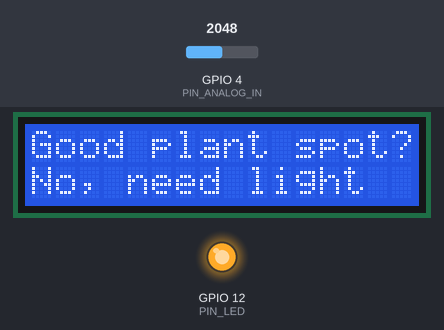
Bench run of a sketch on a simulated ESP32. Shown: 16×2 character LCD, output pins drawn as LEDs (lit = HIGH). Inputs (shaded band) come from the test bench; at power-on: GPIO 4 (PIN_ANALOG_IN) = 2048.

Above: at 1.2 s.
1.3 s: GPIO 4 (PIN_ANALOG_IN) set to 1228
At 2.3 s:
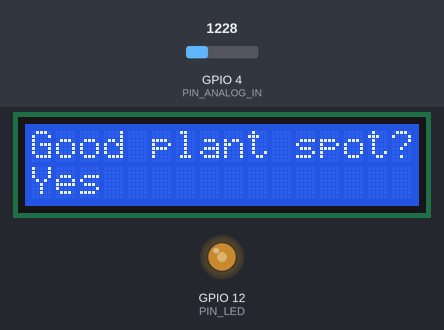
2.8 s: GPIO 4 (PIN_ANALOG_IN) set to 2047
At 3.4 s:
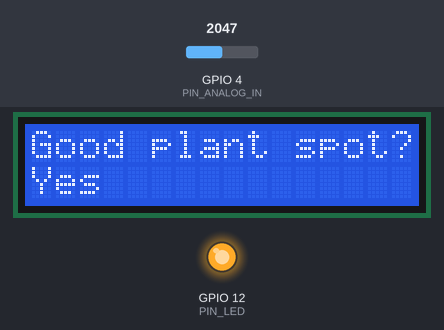
4.3 s: GPIO 4 (PIN_ANALOG_IN) set to 332
At 4.6 s:
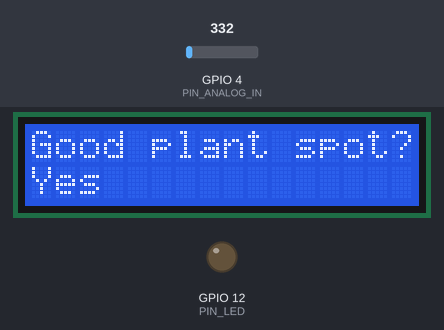
5.8 s: GPIO 4 (PIN_ANALOG_IN) set to 412
At 6.9 s:
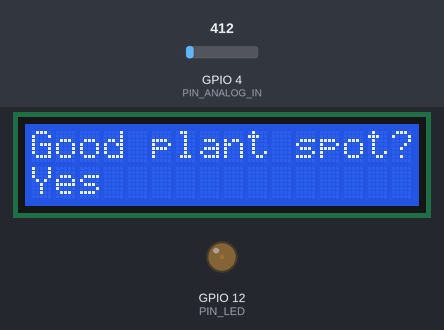
7.3 s: GPIO 4 (PIN_ANALOG_IN) set to 0
At 8.1 s:
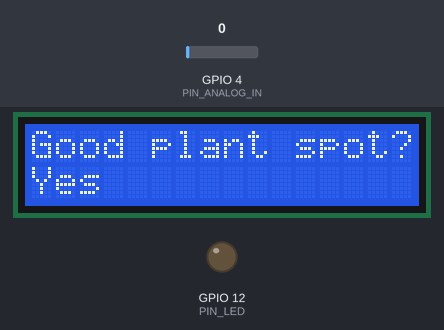
Timing chart, 0 to 9.8 s (numbered marks = the images above; inputs shaded):
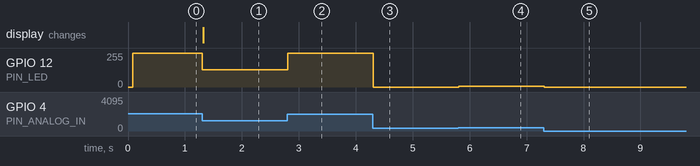

Measured:
- after the input at 1.3 s, GPIO 12 (PIN_LED): 255/255 → 130/255 at once; the display: changes at once (image 1)
- after the input at 2.8 s, GPIO 12 (PIN_LED): 130/255 → 255/255 at once
- after the input at 4.3 s, GPIO 12 (PIN_LED): 255/255 → 0/255 at once
- after the input at 5.8 s, GPIO 12 (PIN_LED): 0/255 → 6/255 at once
- after the input at 7.3 s, GPIO 12 (PIN_LED): 6/255 → 0/255 at once

The sketch:

PlantSpotLightDetector.ino
```cpp
#include <LiquidCrystal_I2C.h>
#include <Wire.h>

#define SDA 13                    //Define SDA pins
#define SCL 14                    //Define SCL pins
#define PIN_ANALOG_IN   4
#define PIN_LED         12
#define CHAN            0
#define LIGHT_MIN       372
#define LIGHT_MAX       2048

/*
 * note:If lcd1602 uses PCF8574T, IIC's address is 0x27,
 *      or lcd1602 uses PCF8574AT, IIC's address is 0x3F.
*/
LiquidCrystal_I2C lcd(0x27,16,2);
void setup() {
  Wire.begin(SDA, SCL);           // attach the IIC pin
  lcd.init();                     // LCD driver initialization
  lcd.backlight();                // Open the backlight
  lcd.setCursor(0,0);             // Move the cursor to row 0, column 0
  lcd.print("Good plant spot?");     // The print content is displayed on the LCD
  ledcSetup(CHAN, 1000, 12);
  ledcAttachPin(PIN_LED, CHAN);
}

void loop() {
  int adcVal = analogRead(PIN_ANALOG_IN); //read adc
  int pwmVal = map(constrain(adcVal, LIGHT_MIN, LIGHT_MAX), LIGHT_MIN, LIGHT_MAX, 0, 4095);  // adcVal re-map to pwmVal

  ledcWrite(CHAN, pwmVal);    // set the pulse width.

  lcd.setCursor(0,1);             // Move the cursor to row 1, column 0
  if (pwmVal == 4095) {
    lcd.print("No, need light");
  } else {
    lcd.print("Yes           ");
  }
}
```
